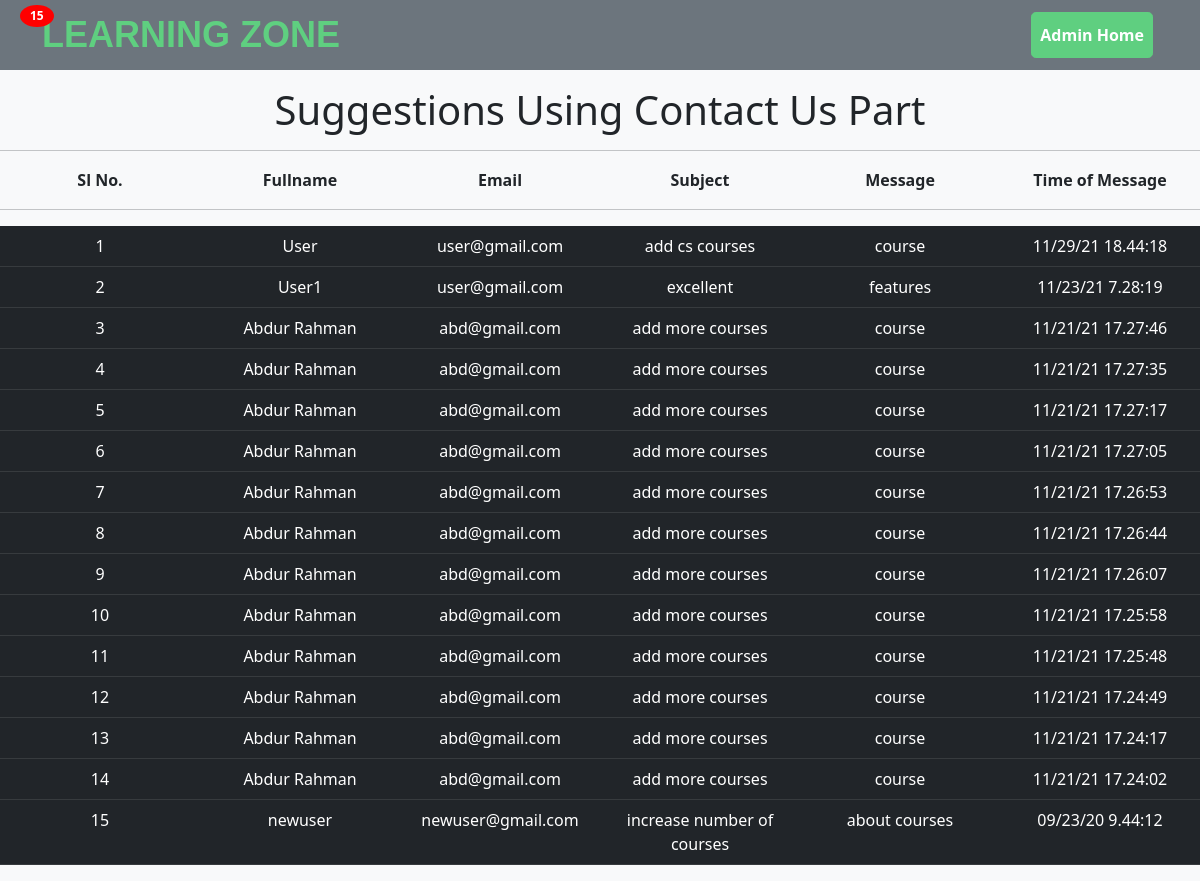
Before: /admin/admessage.php with the older database file.
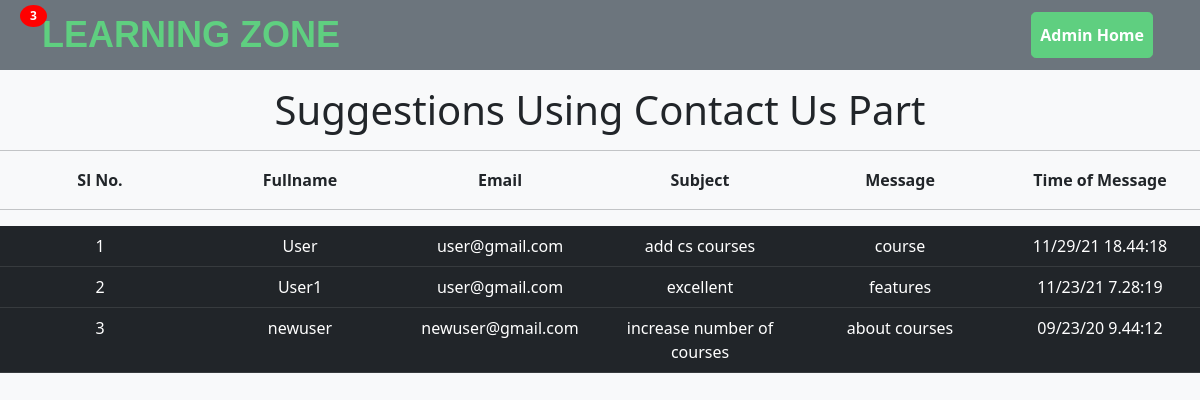
After: the same page with the newer database file.
### tables this page shows
CREATE TABLE `contacttable` (
  `fullname` varchar(20) NOT NULL,
  `email` varchar(100) NOT NULL,
  `subject` varchar(100) NOT NULL,
  `message` varchar(200) NOT NULL,
  `time` varchar(100) NOT NULL
);

### admin/admessage.php (the view, shortened to what this page needs)
<!DOCTYPE html>
<html lang="en">
<head>
    <link rel="stylesheet" href="../css/bootstrap5.0.2.min.css">
    <link rel="stylesheet" href="../css/dashboard.css">
    <link rel="stylesheet" href="../css/fonts.css">
</head>
<body class="bg-light">
    <?php include('../include/adminheader.inc.php'); ?>
    <div class="mt-3 text-center">
        <h1> Suggestions Using Contact Us Part</h1>
    </div>
    <hr>
    <?php
    $i = 0;
    if ($_SERVER['REQUEST_METHOD'] == "GET") {
        $localhost = "localhost";
        $usernamew = "root";
        $passwordw = "";
        $db = "expdb";
        $conn = mysqli_connect($localhost, $usernamew, $passwordw, $db);
        if (!$conn) {
            echo "Connection error";
        } else {
            $sql = "Select * from contacttable order by time desc";
            $result = mysqli_query($conn, $sql);
            echo "
                <table class='w-100 fw-bold'>
                    <tr>
                        <td> Sl No. </td>
                        <td> Fullname </td>
                        <td> Email </td>
                        <td> Subject </td>
                        <td> Message </td>
                        <td> Time of Message </td>
                    </tr>
                </table>
                <hr>";
            echo "<table class='table table-hover table-dark'>";
            if (mysqli_num_rows($result) > 0) {
                while ($row = mysqli_fetch_assoc($result)) {
                    $i++;
                    echo "
                    <tr>
                        <td>" . $i . "</td>
                        <td>" . $row["fullname"] . "</td>
                        <td>" . $row["email"] . "</td>
                        <td>" . $row["subject"] . "</td>
                        <td>" . $row["message"] . "</td>
                        <td>" . $row["time"] . "</td>
                    </tr>";
                }
                echo "</table>";
                echo "<span class='badge'> $i </span>";
            } else {
                echo "0 results";
            }
        }
    }
    ?>
</body>
</html>

### include/adminheader.inc.php (shortened to what this page needs)
<header>
        <nav class="navbar navbar-expand-lg navbar-light navbar bg-secondary">
            <div class="container">
                <a class="navbar-brand" href="../home.php">Learning Zone</a>
                <div class="collapse navbar-collapse" id="navbarNav">
                    <ul class="navbar-nav ms-auto">
                        <li class="btn-trial nav-item">
                            <a class="nav-link rounded-3" href="../adminpanel.php">Admin Home</a>
                        </li>
                    </ul>
                </div>
            </div>
        </nav>
    </header>

### css/dashboard.css (style rules this page uses)
.nav-item { transition-timing-function: ease-in-out; }
.nav-item { transition-duration: 20ms; }
.navbar .navbar-brand { color: #5FCF80; }
.navbar .navbar-nav>li>a { font-weight: 700; margin: 0px 5px; padding: 10px 15px; }
.btn-trial a { background-color: #5FCF80; border-radius: 25px; color: #ffffff !important; border: 1px solid #5FCF80; }
.navbar .navbar-brand { font-family: 'Dosis', sans-serif !important; font-weight: 700; text-transform: uppercase; padding: 0px; height: inherit; font-size: 36px; }
td { width: 15%; text-align: center; }
.badge { position: absolute; top: 5px; left: 20px; padding: 5px 10px; border-radius: 50%; background-color: red; color: white; }

Changed rows visible on the page:
removed contacttable: fullname "Abdur Rahman", email "abd@gmail.com", subject "add more courses", message "course", time "11/21/21 17.27:46"
removed contacttable: fullname "Abdur Rahman", email "abd@gmail.com", subject "add more courses", message "course", time "11/21/21 17.27:35"
removed contacttable: fullname "Abdur Rahman", email "abd@gmail.com", subject "add more courses", message "course", time "11/21/21 17.27:17"
removed contacttable: fullname "Abdur Rahman", email "abd@gmail.com", subject "add more courses", message "course", time "11/21/21 17.27:05"
removed contacttable: fullname "Abdur Rahman", email "abd@gmail.com", subject "add more courses", message "course", time "11/21/21 17.26:53"
removed contacttable: fullname "Abdur Rahman", email "abd@gmail.com", subject "add more courses", message "course", time "11/21/21 17.26:44"
removed contacttable: fullname "Abdur Rahman", email "abd@gmail.com", subject "add more courses", message "course", time "11/21/21 17.26:07"
removed contacttable: fullname "Abdur Rahman", email "abd@gmail.com", subject "add more courses", message "course", time "11/21/21 17.25:58"
removed contacttable: fullname "Abdur Rahman", email "abd@gmail.com", subject "add more courses", message "course", time "11/21/21 17.25:48"
removed contacttable: fullname "Abdur Rahman", email "abd@gmail.com", subject "add more courses", message "course", time "11/21/21 17.24:49"
removed contacttable: fullname "Abdur Rahman", email "abd@gmail.com", subject "add more courses", message "course", time "11/21/21 17.24:17"
removed contacttable: fullname "Abdur Rahman", email "abd@gmail.com", subject "add more courses", message "course", time "11/21/21 17.24:02"
Other visible differences:
$i: "15" → "3"
